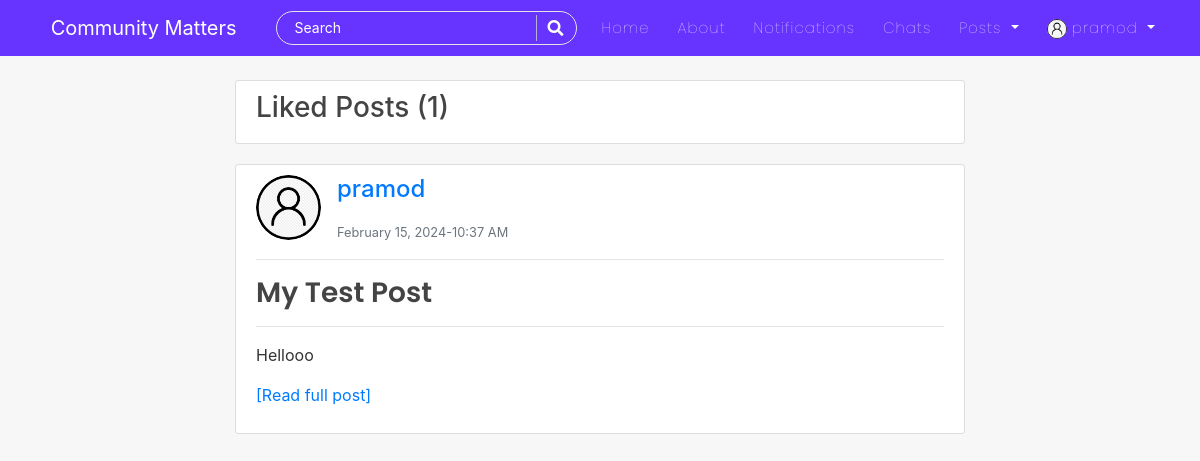
The page /liked-posts/ (signed in) on the database its author committed.
### users/models.py (models this page shows, shortened)
class Profile(models.Model):
    user = models.OneToOneField(User, on_delete=models.CASCADE)
    is_online = models.BooleanField(default=False)
    following = models.ManyToManyField(User, related_name="following", blank=True)
    friends = models.ManyToManyField(User, related_name='my_friends', blank=True)
    bio = models.CharField(default="",blank=True,null=True,max_length=350)
    date_of_birth = models.CharField(blank=True,max_length=150)
    updated = models.DateTimeField(auto_now=True)
    created = models.DateTimeField(auto_now_add=True)
    image = models.ImageField(default='default.jpg', upload_to='profile_pics',blank=True, null=True)

### blog/models.py (models this page shows, shortened)
class Post(models.Model):
    title = models.CharField(max_length=150)
    content = RichTextField(blank=True, null=True)
    date_posted = models.DateTimeField(default=timezone.now)
    date_updated = models.DateTimeField(auto_now=True)
    author = models.ForeignKey(User, on_delete=models.CASCADE)
    likes = models.ManyToManyField(User, related_name="blogpost", blank=True)
    saves = models.ManyToManyField(User, related_name="blogsave", blank=True)

### blog/views.py (the view)
# urls.py: path('liked-posts/', AllLikeView, name='all-like'),
@login_required
def AllLikeView(request):
    user = request.user
    liked_posts = user.blogpost.all()
    context = {
        'liked_posts':liked_posts
    }
    return render(request, 'blog/liked_posts.html', context)

### blog/templates/blog/liked_posts.html (shortened to what this page needs)
{% extends "blog/base.html" %}
{% block content %}
<div class="col-md-8 m-auto">
<div class="content-section">
  <h3>Liked Posts ({{liked_posts|length}})</h3>
</div>
    {% for post in liked_posts %}
    <article class="content-section" style="overflow: auto;">
      <div class="media">
          <img class="rounded-circle article-img" src="{{post.author.profile.image.url}}" alt="image">
          <div class="media-body">
              <p>
                <a class="mr-2 h4" href="{% url 'profile-detail-view' post.author.pk %}">{{ post.author }}</a>
              </p>
              <small class="text-muted">{{ post.date_posted|date:"F d, Y-h:i A" }}</small>
          </div>
      </div>
      <hr>
      <h3><a class="article-title" href="{% url 'post-detail' post.id %}">{{ post.title }}</a></h3>
      <hr>
      <p class="article-content">{{ post.content|safe|linebreaks|truncatewords_html:"20" }}<a href="{% url 'post-detail' post.id %}">[Read full post]</a></p>
    </article>
    {% endfor %}
</div>
{% endblock %}

### blog/templates/blog/navbar.html (shortened to what this page needs)
<nav class="navbar navbar-expand-lg navbar-dark bg-steel fixed-top">
    <div class="container">
      <a class="navbar-brand mr-4 pr-3" href="/"><img src="https://e7.pngegg.com/pngimages/359/743/png-clipart-logo-community-text-logo-thumbnail.png" width="50px" alt=""> Community Matters</a>
      <div class="collapse navbar-collapse" id="navbarToggle">
        <div class="navbar-nav mr-auto">
          <div id="searchbar" >
            <form method="GET" action="/search">
              <input required name="query" id="search" type="text" placeholder="Search">
              <button class="search-btn" type="submit"><i class="fas fa-search"></i></button>
            </form>
          </div>
        </div>
        <div class="navbar-nav">
          <a class="nav-item nav-link" href="{% url 'blog-home' %}">Home</a>
          <a class="nav-item nav-link" href="{% url 'blog-about' %}">About</a>
          {% if user.is_authenticated %}
          <a class="nav-item nav-link" href="{% url 'show-notifications' %}">Notifications</a>
          <a class="nav-item nav-link" href="{% url 'room-enroll' %}">Chats</a>
          <div class="dropdown">
            <a class="dropdown-toggle nav-link" href="#" role="button" id="dropdownMenuLink1" data-toggle="dropdown" aria-haspopup="true" aria-expanded="false">
              Posts
            </a>
          </div>
          {% endif %}
          {% if user.is_authenticated %}
            <div class="dropdown">
              <a class="dropdown-toggle nav-link" href="#" role="button" id="dropdownMenuLink2" data-toggle="dropdown" aria-haspopup="true" aria-expanded="false">
                <img class="rounded-circle" style="height: 20px; width: 20px;" src="{{user.profile.image.url}}" alt="">&nbsp;{{user|truncatechars:"10"}}
              </a>
            </div>
          {% else %}
            <a class="nav-item nav-link" href="{% url 'account_login' %}">Login</a>
            <a class="nav-item nav-link" href="{% url 'register' %}">Register</a>
          {% endif %}
        </div>
      </div>
    </div>
</nav>

### blog/static/blog/main.css (style rules this page uses)
body { background: #f7f7f7; color: #333333; margin-top: 5rem; scroll-behavior: smooth; }
h1, h2, h3, h4, h5, h6 { color: #444444; }
.bg-steel { background: #6633FF; }
.site-header .navbar-nav .nav-link { color: #ffffff; font-family:'Poppins'; font-weight: 100; margin: 0px 6px; font-size: 15px; letter-spacing: 1px; }
.content-section { background: #ffffff; padding: 10px 20px; border: 1px solid #dddddd; border-radius: 3px; margin-bottom: 20px; }
.article-title { color: #444444; font-family: 'poppins'; font-weight: 600; }
.article-content { white-space: pre-line; }
.article-img { height: 65px; width: 65px; margin-right: 16px; }
#searchbar form { width: auto; display: flex; flex-direction: row; border-radius: 50px; padding: 3px 15px; background-color: transparent; border: 1px solid #e4e4e4; margin-right: 10px; }
#searchbar form input::placeholder { color: #fff; font-size: 14px; }
#searchbar form input { border: none; outline: none; color: #fff; font-size: 15px; flex: 1; background-color:transparent; }
.search-btn { color:#fff; border: none; width: 25px; padding-left: 10px; border-left: 1px solid rgba(202, 202, 202, 0.829); outline: none; background-color: transparent; }
.search-btn i { font-size: 16px; }

### rows shown on the page
Post: author.profile.image (placeholder picture), author "pramod", date_posted "February 15, 2024-10:37 AM", title "My Test Post", content "Hellooo"

### other values the page prints
{{ user|truncatechars:"10" }} "pramod"
{{ liked_posts|length }} "1"
